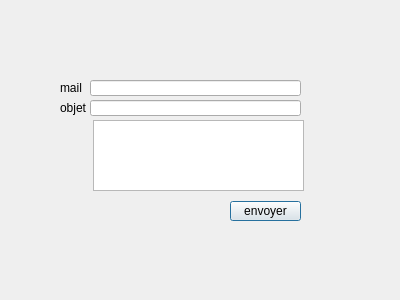
<?xml version="1.0" encoding="UTF-8"?>
<ui version="4.0">
 <class>mailing</class>
 <widget class="QDialog" name="mailing">
  <property name="geometry">
   <rect>
    <x>0</x>
    <y>0</y>
    <width>400</width>
    <height>300</height>
   </rect>
  </property>
  <property name="windowTitle">
   <string>Dialog</string>
  </property>
  <widget class="QLineEdit" name="objet">
   <property name="geometry">
    <rect>
     <x>90</x>
     <y>100</y>
     <width>211</width>
     <height>16</height>
    </rect>
   </property>
  </widget>
  <widget class="QLineEdit" name="mail_3">
   <property name="geometry">
    <rect>
     <x>90</x>
     <y>80</y>
     <width>211</width>
     <height>16</height>
    </rect>
   </property>
  </widget>
  <widget class="QTextEdit" name="corps">
   <property name="geometry">
    <rect>
     <x>93</x>
     <y>120</y>
     <width>211</width>
     <height>71</height>
    </rect>
   </property>
  </widget>
  <widget class="QLabel" name="label_6">
   <property name="geometry">
    <rect>
     <x>60</x>
     <y>80</y>
     <width>31</width>
     <height>16</height>
    </rect>
   </property>
   <property name="text">
    <string>mail</string>
   </property>
  </widget>
  <widget class="QPushButton" name="envoyer">
   <property name="geometry">
    <rect>
     <x>230</x>
     <y>201</y>
     <width>71</width>
     <height>20</height>
    </rect>
   </property>
   <property name="styleSheet">
    <string notr="true">#Rechercher {
    background-color: #FFDAB9; /* Couleur orange pâle */

    border-radius: 15px; /* Arrondi du bouton */
    padding: 6px; /* Espacement interne pour un meilleur aspect */
    color: black; /* Couleur du texte */
    font-weight: bold; /* Texte en gras pour une meilleure visibilité */
}

#Rechercher:hover {
    background-color: #FFB347; }
</string>
   </property>
   <property name="text">
    <string>envoyer</string>
   </property>
  </widget>
  <widget class="QLabel" name="label_20">
   <property name="geometry">
    <rect>
     <x>60</x>
     <y>100</y>
     <width>31</width>
     <height>16</height>
    </rect>
   </property>
   <property name="text">
    <string>objet</string>
   </property>
  </widget>
 </widget>
 <resources/>
 <connections/>
</ui>
